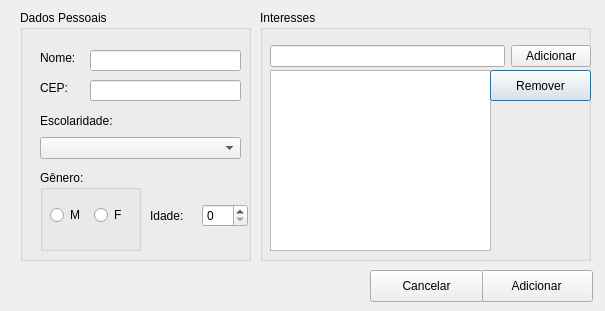
<?xml version="1.0" encoding="UTF-8"?>
<ui version="4.0">
 <class>UsuarioPerfil</class>
 <widget class="QDialog" name="UsuarioPerfil">
  <property name="geometry">
   <rect>
    <x>0</x>
    <y>0</y>
    <width>605</width>
    <height>311</height>
   </rect>
  </property>
  <property name="windowTitle">
   <string>Dialog</string>
  </property>
  <widget class="QGroupBox" name="groupBox">
   <property name="geometry">
    <rect>
     <x>20</x>
     <y>10</y>
     <width>231</width>
     <height>251</height>
    </rect>
   </property>
   <property name="title">
    <string>Dados Pessoais</string>
   </property>
   <widget class="QLabel" name="label_5">
    <property name="geometry">
     <rect>
      <x>20</x>
      <y>70</y>
      <width>59</width>
      <height>16</height>
     </rect>
    </property>
    <property name="minimumSize">
     <size>
      <width>59</width>
      <height>0</height>
     </size>
    </property>
    <property name="text">
     <string>CEP:</string>
    </property>
   </widget>
   <widget class="QGroupBox" name="groupBox_2">
    <property name="geometry">
     <rect>
      <x>20</x>
      <y>160</y>
      <width>101</width>
      <height>81</height>
     </rect>
    </property>
    <property name="title">
     <string>Gênero:</string>
    </property>
    <widget class="QWidget" name="layoutWidget">
     <property name="geometry">
      <rect>
       <x>10</x>
       <y>30</y>
       <width>81</width>
       <height>31</height>
      </rect>
     </property>
     <layout class="QHBoxLayout" name="horizontalLayout">
      <item>
       <widget class="QRadioButton" name="radioButtonM">
        <property name="text">
         <string>M</string>
        </property>
       </widget>
      </item>
      <item>
       <widget class="QRadioButton" name="radioButtonF">
        <property name="text">
         <string>F</string>
        </property>
       </widget>
      </item>
     </layout>
    </widget>
   </widget>
   <widget class="QLineEdit" name="lineEditCEP">
    <property name="geometry">
     <rect>
      <x>70</x>
      <y>70</y>
      <width>151</width>
      <height>21</height>
     </rect>
    </property>
    <property name="minimumSize">
     <size>
      <width>113</width>
      <height>0</height>
     </size>
    </property>
   </widget>
   <widget class="QLabel" name="label">
    <property name="geometry">
     <rect>
      <x>20</x>
      <y>40</y>
      <width>59</width>
      <height>16</height>
     </rect>
    </property>
    <property name="text">
     <string>Nome:</string>
    </property>
   </widget>
   <widget class="QLineEdit" name="lineEditNome">
    <property name="geometry">
     <rect>
      <x>70</x>
      <y>40</y>
      <width>151</width>
      <height>21</height>
     </rect>
    </property>
   </widget>
   <widget class="QWidget" name="layoutWidget">
    <property name="geometry">
     <rect>
      <x>130</x>
      <y>190</y>
      <width>98</width>
      <height>31</height>
     </rect>
    </property>
    <layout class="QHBoxLayout" name="horizontalLayout_2">
     <item>
      <widget class="QLabel" name="label_3">
       <property name="text">
        <string>Idade:</string>
       </property>
      </widget>
     </item>
     <item>
      <widget class="QSpinBox" name="spinBoxIdade"/>
     </item>
    </layout>
   </widget>
   <widget class="QWidget" name="layoutWidget">
    <property name="geometry">
     <rect>
      <x>20</x>
      <y>100</y>
      <width>201</width>
      <height>49</height>
     </rect>
    </property>
    <layout class="QVBoxLayout" name="verticalLayout">
     <item>
      <widget class="QLabel" name="label_4">
       <property name="text">
        <string>Escolaridade:</string>
       </property>
      </widget>
     </item>
     <item>
      <widget class="QComboBox" name="comboBoxEscolaridade"/>
     </item>
    </layout>
   </widget>
   <zorder>layoutWidget</zorder>
   <zorder>label_5</zorder>
   <zorder>groupBox_2</zorder>
   <zorder>lineEditCEP</zorder>
   <zorder>label</zorder>
   <zorder>lineEditNome</zorder>
   <zorder>layoutWidget</zorder>
  </widget>
  <widget class="QGroupBox" name="groupBox_3">
   <property name="geometry">
    <rect>
     <x>260</x>
     <y>10</y>
     <width>331</width>
     <height>251</height>
    </rect>
   </property>
   <property name="title">
    <string>Interesses</string>
   </property>
   <widget class="QListView" name="listViewInteresses">
    <property name="geometry">
     <rect>
      <x>10</x>
      <y>60</y>
      <width>221</width>
      <height>181</height>
     </rect>
    </property>
   </widget>
   <widget class="QPushButton" name="pushButton_3">
    <property name="geometry">
     <rect>
      <x>230</x>
      <y>60</y>
      <width>101</width>
      <height>31</height>
     </rect>
    </property>
    <property name="text">
     <string>Remover</string>
    </property>
   </widget>
   <widget class="QWidget" name="layoutWidget">
    <property name="geometry">
     <rect>
      <x>10</x>
      <y>30</y>
      <width>321</width>
      <height>33</height>
     </rect>
    </property>
    <layout class="QHBoxLayout" name="horizontalLayout_3">
     <item>
      <widget class="QLineEdit" name="lineEdit_3"/>
     </item>
     <item>
      <widget class="QPushButton" name="pushButton_2">
       <property name="text">
        <string>Adicionar</string>
       </property>
      </widget>
     </item>
    </layout>
   </widget>
  </widget>
  <widget class="QPushButton" name="pushButtonAdicionar">
   <property name="geometry">
    <rect>
     <x>480</x>
     <y>270</y>
     <width>113</width>
     <height>32</height>
    </rect>
   </property>
   <property name="text">
    <string>Adicionar</string>
   </property>
  </widget>
  <widget class="QPushButton" name="pushButton_4">
   <property name="geometry">
    <rect>
     <x>370</x>
     <y>270</y>
     <width>113</width>
     <height>32</height>
    </rect>
   </property>
   <property name="text">
    <string>Cancelar</string>
   </property>
  </widget>
 </widget>
 <resources/>
 <connections>
  <connection>
   <sender>pushButton_4</sender>
   <signal>clicked()</signal>
   <receiver>UsuarioPerfil</receiver>
   <slot>close()</slot>
   <hints>
    <hint type="sourcelabel">
     <x>394</x>
     <y>286</y>
    </hint>
    <hint type="destinationlabel">
     <x>290</x>
     <y>274</y>
    </hint>
   </hints>
  </connection>
 </connections>
</ui>
